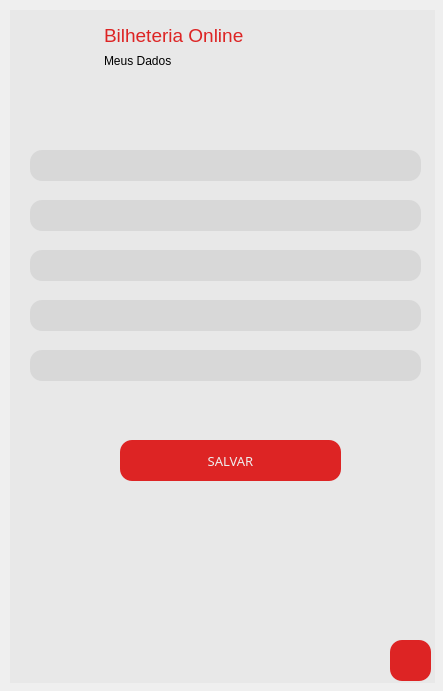
<?xml version="1.0" encoding="UTF-8"?>
<ui version="4.0">
 <class>Dialog</class>
 <widget class="QDialog" name="Dialog">
  <property name="geometry">
   <rect>
    <x>0</x>
    <y>0</y>
    <width>443</width>
    <height>691</height>
   </rect>
  </property>
  <property name="windowTitle">
   <string>Meus Dados Cliente</string>
  </property>
  <widget class="QFrame" name="frame">
   <property name="geometry">
    <rect>
     <x>10</x>
     <y>10</y>
     <width>425</width>
     <height>673</height>
    </rect>
   </property>
   <property name="cursor">
    <cursorShape>ArrowCursor</cursorShape>
   </property>
   <property name="styleSheet">
    <string notr="true">background-color: rgb(232, 232, 232);</string>
   </property>
   <property name="frameShape">
    <enum>QFrame::NoFrame</enum>
   </property>
   <property name="frameShadow">
    <enum>QFrame::Raised</enum>
   </property>
   <widget class="QLabel" name="tck">
    <property name="geometry">
     <rect>
      <x>20</x>
      <y>10</y>
      <width>51</width>
      <height>31</height>
     </rect>
    </property>
    <property name="styleSheet">
     <string notr="true"/>
    </property>
    <property name="text">
     <string/>
    </property>
    <property name="pixmap">
     <pixmap>../imgs/tickets.png</pixmap>
    </property>
    <property name="scaledContents">
     <bool>true</bool>
    </property>
   </widget>
   <widget class="QTextEdit" name="texto_topo">
    <property name="geometry">
     <rect>
      <x>90</x>
      <y>10</y>
      <width>151</width>
      <height>41</height>
     </rect>
    </property>
    <property name="cursor" stdset="0">
     <cursorShape>IBeamCursor</cursorShape>
    </property>
    <property name="styleSheet">
     <string notr="true">border: none;
color: rgba(221, 33, 33, 0.99);</string>
    </property>
    <property name="html">
     <string>&lt;!DOCTYPE HTML PUBLIC &quot;-//W3C//DTD HTML 4.0//EN&quot; &quot;http://www.w3.org/TR/REC-html40/strict.dtd&quot;&gt;
&lt;html&gt;&lt;head&gt;&lt;meta name=&quot;qrichtext&quot; content=&quot;1&quot; /&gt;&lt;style type=&quot;text/css&quot;&gt;
p, li { white-space: pre-wrap; }
&lt;/style&gt;&lt;/head&gt;&lt;body style=&quot; font-family:'MS Shell Dlg 2'; font-size:7.8pt; font-weight:400; font-style:normal;&quot;&gt;
&lt;p style=&quot; margin-top:0px; margin-bottom:0px; margin-left:0px; margin-right:0px; -qt-block-indent:0; text-indent:0px;&quot;&gt;&lt;span style=&quot; font-size:14pt;&quot;&gt;Bilheteria Online&lt;/span&gt;&lt;/p&gt;&lt;/body&gt;&lt;/html&gt;</string>
    </property>
   </widget>
   <widget class="QPushButton" name="bt_voltarperfilCliente">
    <property name="enabled">
     <bool>true</bool>
    </property>
    <property name="geometry">
     <rect>
      <x>380</x>
      <y>630</y>
      <width>41</width>
      <height>41</height>
     </rect>
    </property>
    <property name="font">
     <font>
      <pointsize>10</pointsize>
      <weight>75</weight>
      <bold>true</bold>
     </font>
    </property>
    <property name="styleSheet">
     <string notr="true">QPushButton{
	background-color: rgba(221, 33, 33, 0.99);
	border-radius: 12px;
	color: rgb(238, 238, 238);
}

QPushButton:hover{
	background-color: rgb(255, 206, 137);
	border-radius: 12px;
	color: rgb(100, 76, 47);
}
</string>
    </property>
    <property name="text">
     <string/>
    </property>
    <property name="icon">
     <iconset>
      <normaloff>../imgs/voltar.png</normaloff>../imgs/voltar.png</iconset>
    </property>
    <property name="iconSize">
     <size>
      <width>25</width>
      <height>25</height>
     </size>
    </property>
   </widget>
   <widget class="QTextEdit" name="textEdit">
    <property name="geometry">
     <rect>
      <x>90</x>
      <y>40</y>
      <width>171</width>
      <height>31</height>
     </rect>
    </property>
    <property name="font">
     <font>
      <family>Arial</family>
     </font>
    </property>
    <property name="styleSheet">
     <string notr="true">border: none;
font-family: Arial;

</string>
    </property>
    <property name="html">
     <string>&lt;!DOCTYPE HTML PUBLIC &quot;-//W3C//DTD HTML 4.0//EN&quot; &quot;http://www.w3.org/TR/REC-html40/strict.dtd&quot;&gt;
&lt;html&gt;&lt;head&gt;&lt;meta name=&quot;qrichtext&quot; content=&quot;1&quot; /&gt;&lt;style type=&quot;text/css&quot;&gt;
p, li { white-space: pre-wrap; }
&lt;/style&gt;&lt;/head&gt;&lt;body style=&quot; font-family:'Arial'; font-size:7.8pt; font-weight:400; font-style:normal;&quot;&gt;
&lt;p style=&quot; margin-top:0px; margin-bottom:0px; margin-left:0px; margin-right:0px; -qt-block-indent:0; text-indent:0px;&quot;&gt;&lt;span style=&quot; font-family:'MS Shell Dlg 2'; font-size:9pt;&quot;&gt;Meus Dados&lt;/span&gt;&lt;/p&gt;&lt;/body&gt;&lt;/html&gt;</string>
    </property>
   </widget>
   <widget class="QLineEdit" name="nome">
    <property name="geometry">
     <rect>
      <x>20</x>
      <y>140</y>
      <width>391</width>
      <height>31</height>
     </rect>
    </property>
    <property name="styleSheet">
     <string notr="true">background-color: rgb(216, 216, 216);
border-radius: 12px;
border: none;</string>
    </property>
    <property name="alignment">
     <set>Qt::AlignCenter</set>
    </property>
   </widget>
   <widget class="QLineEdit" name="email">
    <property name="geometry">
     <rect>
      <x>20</x>
      <y>190</y>
      <width>391</width>
      <height>31</height>
     </rect>
    </property>
    <property name="styleSheet">
     <string notr="true">background-color: rgb(216, 216, 216);
border-radius: 12px;
border: none;</string>
    </property>
    <property name="alignment">
     <set>Qt::AlignCenter</set>
    </property>
   </widget>
   <widget class="QLineEdit" name="telefone">
    <property name="geometry">
     <rect>
      <x>20</x>
      <y>240</y>
      <width>391</width>
      <height>31</height>
     </rect>
    </property>
    <property name="styleSheet">
     <string notr="true">background-color: rgb(216, 216, 216);
border-radius: 12px;
border: none;</string>
    </property>
    <property name="alignment">
     <set>Qt::AlignCenter</set>
    </property>
   </widget>
   <widget class="QLineEdit" name="cpf">
    <property name="geometry">
     <rect>
      <x>20</x>
      <y>290</y>
      <width>391</width>
      <height>31</height>
     </rect>
    </property>
    <property name="styleSheet">
     <string notr="true">background-color: rgb(216, 216, 216);
border-radius: 12px;
border: none;</string>
    </property>
    <property name="alignment">
     <set>Qt::AlignCenter</set>
    </property>
   </widget>
   <widget class="QLineEdit" name="senha">
    <property name="geometry">
     <rect>
      <x>20</x>
      <y>340</y>
      <width>391</width>
      <height>31</height>
     </rect>
    </property>
    <property name="styleSheet">
     <string notr="true">background-color: rgb(216, 216, 216);
border-radius: 12px;
border: none;</string>
    </property>
    <property name="alignment">
     <set>Qt::AlignCenter</set>
    </property>
   </widget>
   <widget class="QPushButton" name="bt_salvarDados">
    <property name="enabled">
     <bool>true</bool>
    </property>
    <property name="geometry">
     <rect>
      <x>110</x>
      <y>430</y>
      <width>221</width>
      <height>41</height>
     </rect>
    </property>
    <property name="font">
     <font>
      <family>Arial Rounded MT Bold</family>
      <pointsize>10</pointsize>
      <weight>50</weight>
      <bold>false</bold>
     </font>
    </property>
    <property name="styleSheet">
     <string notr="true">QPushButton{
	background-color: rgba(221, 33, 33, 0.99);
	border-radius: 12px;
	color: rgb(238, 238, 238);
}

QPushButton:hover{
	background-color: rgb(255, 206, 137);
	border-radius: 12px;
	color: rgb(100, 76, 47);
}
</string>
    </property>
    <property name="text">
     <string>SALVAR</string>
    </property>
   </widget>
  </widget>
 </widget>
 <resources/>
 <connections/>
</ui>
